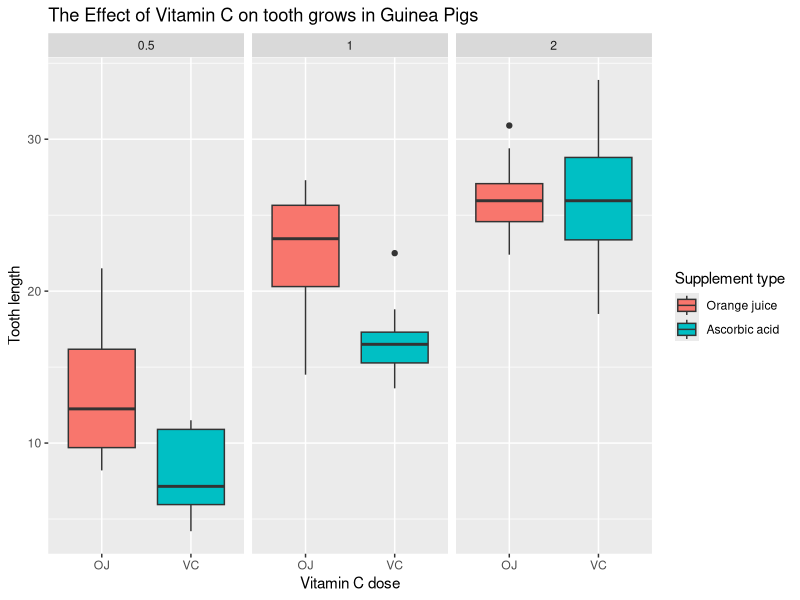

The R script that drew this image: (Note: this script raises an error after producing the figure.)
## ---- chunk 1
library(datasets)
library(ggplot2)
tg <- ToothGrowth

ggplot(data = ToothGrowth, aes(x = supp, y = len)) +
        geom_boxplot(aes(fill = supp)) +
        facet_wrap(~ dose) +
        ggtitle("The Effect of Vitamin C on tooth grows in Guinea Pigs") +
        ylab("Tooth length") +
        xlab("Vitamin C dose") +
        scale_fill_hue(name="Supplement type",
                   breaks=c("OJ", "VC"),
                   labels=c("Orange juice", "Ascorbic acid"))
## ---- chunk 2
str(tg)
summary(tg)
## ---- chunk 3
t.test(len ~ supp, paired = FALSE, var.equal = FALSE, data = tg)$conf
## ---- chunk 4
tg05 <- tg[tg$dose == 0.5,]
tg10 <- tg[tg$dose == 1.0,]
tg20 <- tg[tg$dose == 2.0,]
rbind(t.test(len ~ supp, paired = FALSE, var.equal = FALSE, data = tg05)$conf
     ,t.test(len ~ supp, paired = FALSE, var.equal = FALSE, data = tg10)$conf
     ,t.test(len ~ supp, paired = FALSE, var.equal = FALSE, data = tg20)$conf)
## ---- chunk 5
rbind(t.test(tg20$len - tg10$len, paired = FALSE, var.equal = FALSE)$conf
     ,t.test(tg20$len - tg05$len, paired = FALSE, var.equal = FALSE)$conf
     ,t.test(tg10$len - tg05$len, paired = FALSE, var.equal = FALSE)$conf)
